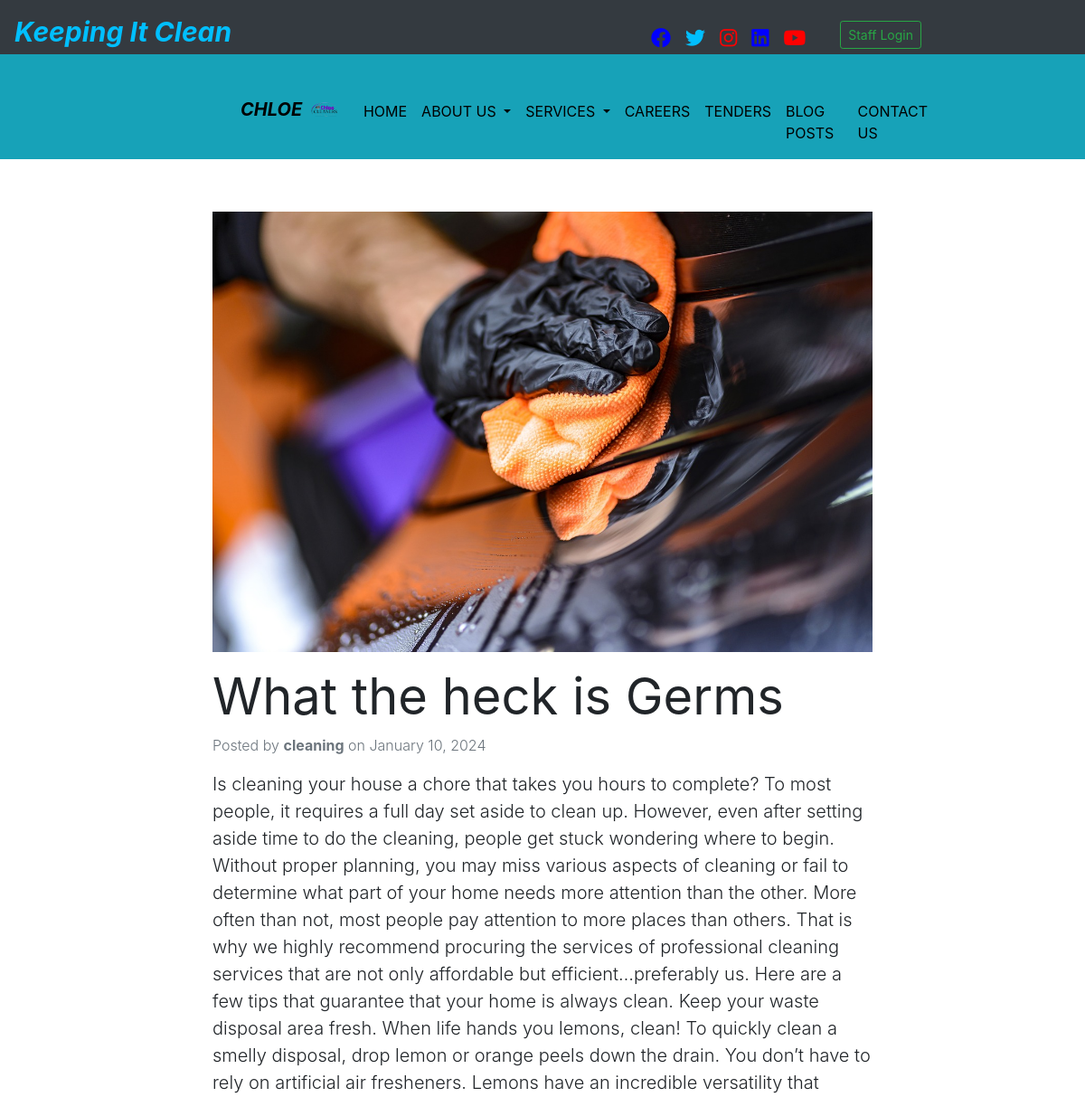
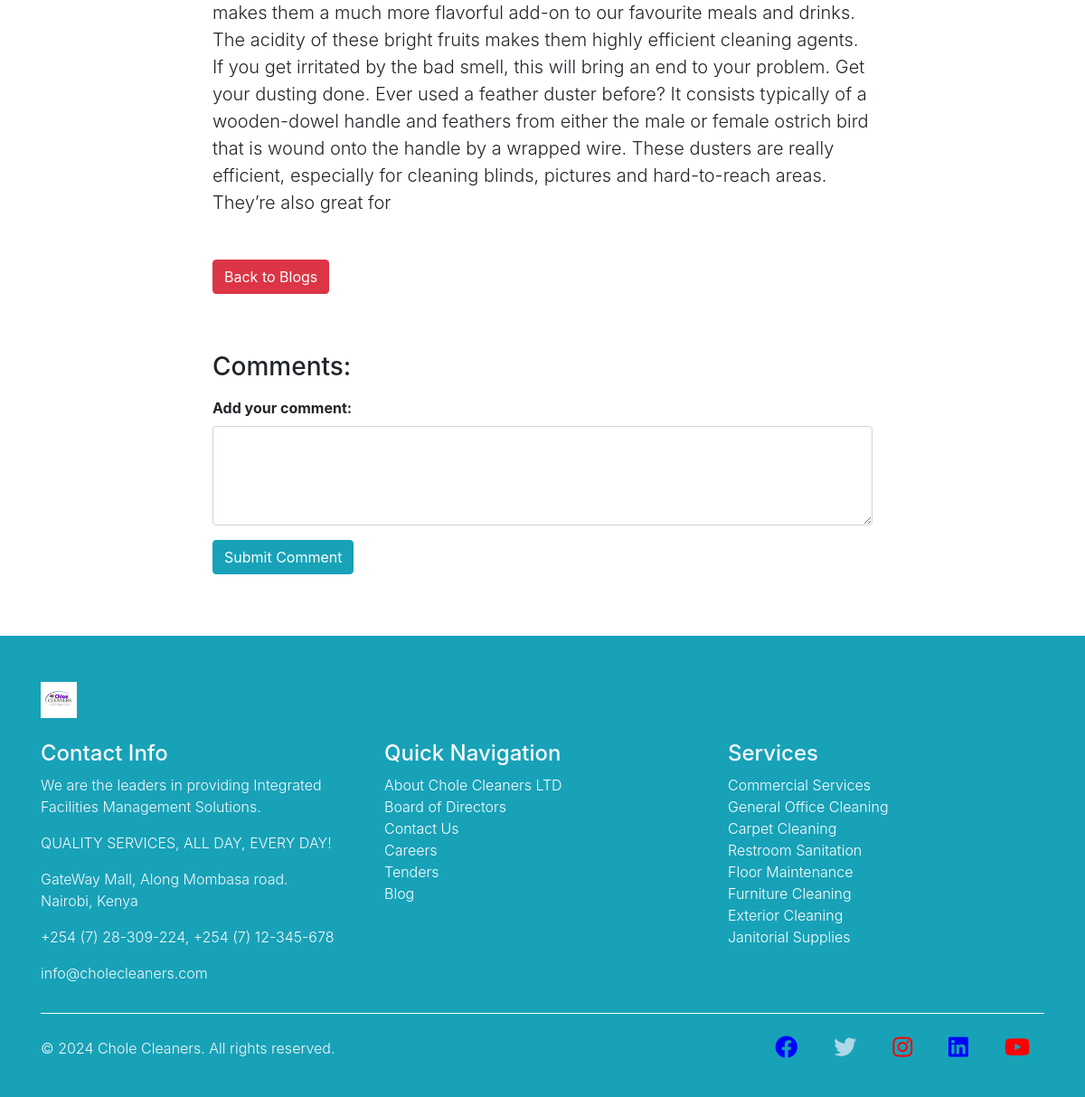
The app's page /blog/2/ with its own data (2 pictures, top to bottom).
### chole_cleaners/models.py (models this page shows, shortened)
class Blog(models.Model):
    title = models.CharField(max_length=200)
    content = models.TextField()
    photo = models.ImageField(upload_to='media/', blank=True, null=True)
    author = models.ForeignKey(User, on_delete=models.CASCADE, null=True, blank=True)
    date_posted = models.DateTimeField(auto_now_add=True, null=True, blank=True)
    class Meta:
        verbose_name_plural = "Blogs"

### chole_cleaners/views.py (the view)
# urls.py: path('blog/<int:pk>/', BlogDetailView.as_view(), name='blog_detail'),
class BlogDetailView(DetailView):
    model = Blog
    template_name = 'blog_detail.html'
    context_object_name = 'blog_item'

### templates/blog_detail.html (shortened to what this page needs)
{% extends 'base.html' %}
{% block content %}
  <section id="blog-detail" class="py-5">
    <div class="container">
      <div class="row">
        <div class="col-md-8 offset-md-2">
          <article class="mb-5">
            <img src="{{ blog_item.photo.url }}" alt="{{ blog_item.title }}" class="img-fluid mb-3">
            <h2 class="display-4" style="font-weight: bolder;">{{ blog_item.title }}</h2>
            <p class="blog-meta text-muted">Posted by <span class="author font-weight-bold">{{ blog_item.author.username }}</span> on <span class="date">{{ blog_item.date_posted|date:"F d, Y" }}</span></p>
            <p class="lead">{{ blog_item.content }}</p>
          </article>
        </div>
      </div>
      <div class="row">
        <div class="col-md-8 offset-md-2">
          <a href="{% url 'blogs' %}" class="btn btn-danger mb-3">Back to Blogs</a>
          <h3 class="mt-5 mb-3">Comments:</h3>
          <form method="post" action="{% url 'add_comment' blog_item.id %}">
            <div class="form-group">
              <label for="comment" class="font-weight-bold">Add your comment:</label>
              <textarea name="comment" id="comment" class="form-control" rows="4" required></textarea>
            </div>
            <button type="submit" class="btn btn-info">Submit Comment</button>
          </form>
        </div>
      </div>
    </div>
  </section>
{% endblock %}

### templates/base.html (style rules this page uses)
body { font-style: normal; font-weight: 300; font-family-sans-serif: "Roboto",sans-serif; font-family-monospace: SFMono-Regular,Menlo,Monaco ,Consolas,"Liberation Mono","Courier New",monospace; }

### records on screen
Blog: photo (picture), title "What the heck is Germs", author.username "cleaning", date_posted "January 10, 2024", content "Is cleaning your house a chore that takes you hours to complete? To most people, it requires a full day set aside to clean up. However, even after setting aside time to do the cleaning, people get stuck wondering where to begin. Without proper planning, you may miss various aspects of cleaning or fail to determine what part of your home needs more attention than the other. More often than not, most people pay attention to more places than others. That is why we highly recommend procuring the services of professional cleaning services that are not only affordable but efficient…preferably us. Here are a few tips that guarantee that your home is always clean. Keep your waste disposal area…"
